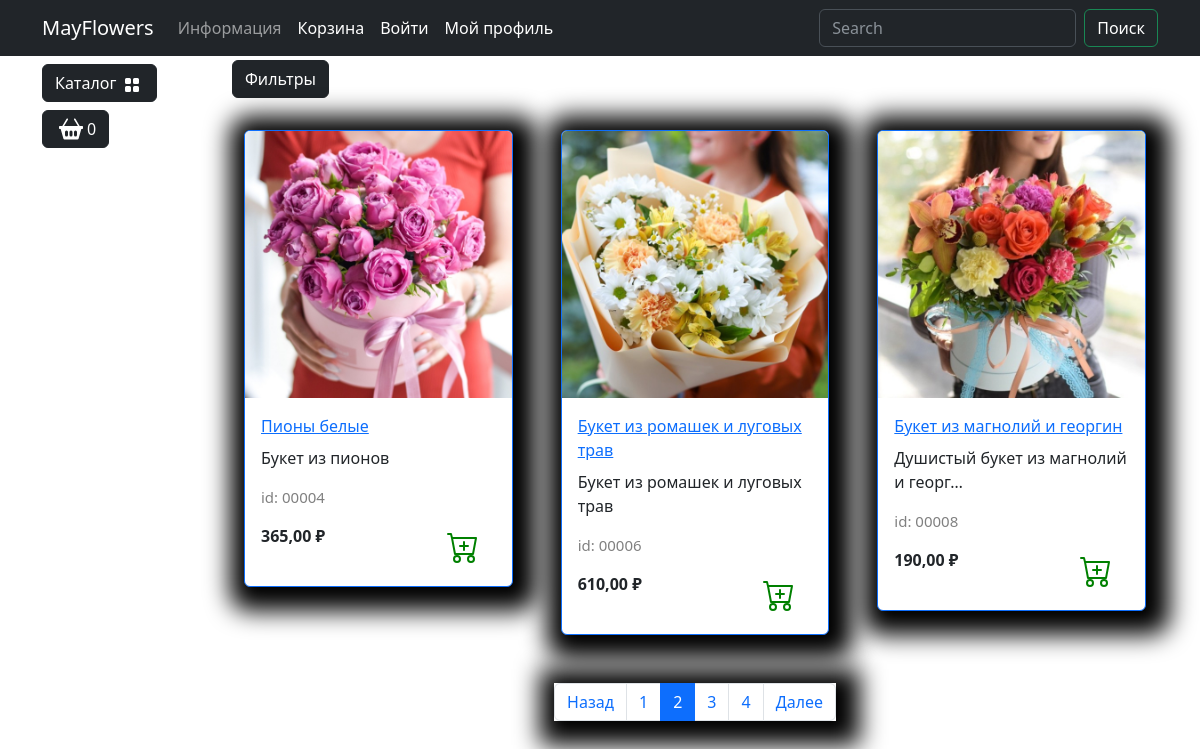
/catalog/all/?page=2, run on the app's committed database.
### goods/models.py (models this page shows, shortened)
class Products(models.Model):# Создаём модель Products для базы данных
    name = models.CharField(max_length=150, unique=True, verbose_name='Название')
    slug = models.SlugField(max_length=200, unique=True, blank=True, null=True, verbose_name='URL')
    description = models.TextField(blank=True, null=True, verbose_name='Описание')
    image = models.ImageField(upload_to='good_images', blank=True, null=True, verbose_name='Изображение')
    price = models.DecimalField(default=0.00, max_digits=7, decimal_places=2, verbose_name='Цена')
    discount = models.DecimalField(default=0.00, max_digits=7, decimal_places=2, verbose_name='Скидка в процентах')
    quantity = models.PositiveIntegerField(default=0, verbose_name='Количество')  # Исправлено "Колчество" на "Количество"
    category = models.ForeignKey(to=Categories, on_delete=models.CASCADE, verbose_name='Категория')
    class Meta:
        db_table = 'product'  # Убрано двоеточие
        verbose_name = 'Продукт'
        verbose_name_plural = 'Продукты'
        ordering = ("id",)
    def display_id(self) -> str:
        return f"{self.id:05}"

### goods/views.py (the view)
# urls.py: path('catalog/', include('goods.urls', namespace='catalog')) #Путь /catalog/ который включает маршруты из файла urls.py в приложении goods с пространством имен 'catalog'.
def catalog(request, category_slug=None): # Определяеn представление view для маршрута, который отображает каталог товаров
    page = request.GET.get('page', 1)
    on_sale = request.GET.get('on_sale', None)
    order_by = request.GET.get('order_by', None)
    query = request.GET.get('q', None)
    if category_slug == 'all':
        goods = Products.objects.all() # Извлекаем все товары (объекты модели Products) из базы данных
    elif query:
        goods = q_search(query)
    else:
        goods = Products.objects.filter(category__slug=category_slug) # Извлекаем все товары (объекты модели Products) из базы данных
    if on_sale:
        goods = goods.filter(discount__gt=0)
    if order_by and order_by != "default":
        goods = goods.order_by(order_by)
    paginator = Paginator(goods, 3)
    current_page = paginator.page(int(page))
    context: dict[str, str] = {# Создаём контекст (словарь), который будет передан в шаблон
        "title": "MayFlowers - Каталог",
        "goods": current_page,# Добавляем ключ, который содержит список всех товаров, полученных из базы данных
        "slug_url": category_slug,
    }
    return render(request, "goods/catalog.html", context)

### goods/templatetags/goods_tags.py (called while the page is built)
@register.simple_tag()
def tag_categories():
    return Categories.objects.all()

@register.simple_tag(takes_context=True)
def change_params(context, **kwargs):
    query = context['request'].GET.dict()
    query.update(kwargs)
    return urlencode(query)

### goods/templates/goods/catalog.html (shortened to what this page needs)
{% extends "main/base.html" %}
{% load static %}
{% load goods_tags %}
{% block content %}
<div class="row">
    <div class="dropdown mb-2">
        <button class="btn btn-secondary dropdown-toggle btn-dark" type="button" data-bs-toggle="dropdown"
            aria-expanded="false">
            Фильтры
        </button>
    </div>
    {% for product in goods %}
    <div class="col-lg-4 col-md-6 p-4">
        <div class="card border-primary rounded custom-shadow">
            {% if product.image %}
                <img src="{{ product.image.url }}" class="card-img-top" alt="product.name">
            {% else %}
                <img src="{% static 'deps/images/Not found image.png' %}" class="card-img-top" alt="...">
            {% endif %}
            <div class="card-body">
                <a href="{% url "catalog:product" product.slug %}">
                    <p class="card-title">{{ product.name }}</p>
                </a>
                <p class="card-text">{{ product.description|truncatechars:35 }}</p>
                <p class="product_id">id: {{ product.display_id }} </p>
                <div class="d-flex justify-content-between">
                    {% if product.discount %}
                        <p><s>{{ product.price }}</s> ₽</p>
                        <p><strong> {{ product.sell_price }} ₽ </strong></p>
                        <span class="badge bg-warning text-dark"> Скидка {{ product.discount }} %</span>
                    {% else %}
                        <p><strong>{{ product.price }} ₽</strong></p>
                    {% endif %}
                    <a href="#" class="btn add-to-cart">
                        <img class="mx-1" src="{% static 'deps/icons/cart-plus.svg' %}" alt="Catalog Icon"
                            width="32" height="32">
                    </a>
                </div>
            </div>
        </div>
    </div>
    {% endfor %}
</div>
<nav aria-label="Page navigation example">
    <ul class="pagination justify-content-center my-4">
        <div class="custom-shadow d-flex">
            <li class="page-item {% if not goods.has_previous %}disabled{% endif %}">
              <a class="page-link" href=" {% if goods.has_previous %} ? {% change_params page=goods.previous_page_number  %} {% else %}#{% endif %}">Назад</a>
            </li>
            {% for page in goods.paginator.page_range %}
            {% if page >= goods.number|add:-2 and page <= goods.number|add:2 %}
                <li class="page-item {% if goods.number == page %} active {% endif %}">
                    <a class="page-link" href="?{% change_params page=page  %}">{{ page }}</a>
                </li>
            {% endif %}
            {% endfor %}
            <li class="page-item {% if not goods.has_next %}disabled{% endif %}">
                <a class="page-link" href=" {% if goods.has_next %} ? {% change_params page=goods.next_page_number  %} {% else %}#{% endif %}">Далее</a>
              </li>
        </div>
    </ul>
</nav>
{% endblock %}

### static/deps/css/my_css.css (style rules this page uses)
body { background-image: url("../images/bg-image.jpg"); background-repeat: no-repeat; background-attachment: fixed; background-position: center center; background-size: cover; height: 100%; }
.dropdown-toggle::after { content: none; }
.custom-shadow { box-shadow: 5px 5px 25px 19px #000000; }
.product_id { color: grey; font-size: 15px; }

### data on the page
Products: image (picture), name "Пионы белые", description "Букет из пионов", display_id "00004", price "365,00"
Products: image (picture), name "Букет из ромашек и луговых трав", description "Букет из ромашек и луговых трав", display_id "00006", price "610,00"
Products: image (picture), name "Букет из магнолий и георгин", description "Душистый букет из магнолий и георг…", display_id "00008", price "190,00"

### other printed values
{{ page }} "1" "2" "3" "4"
